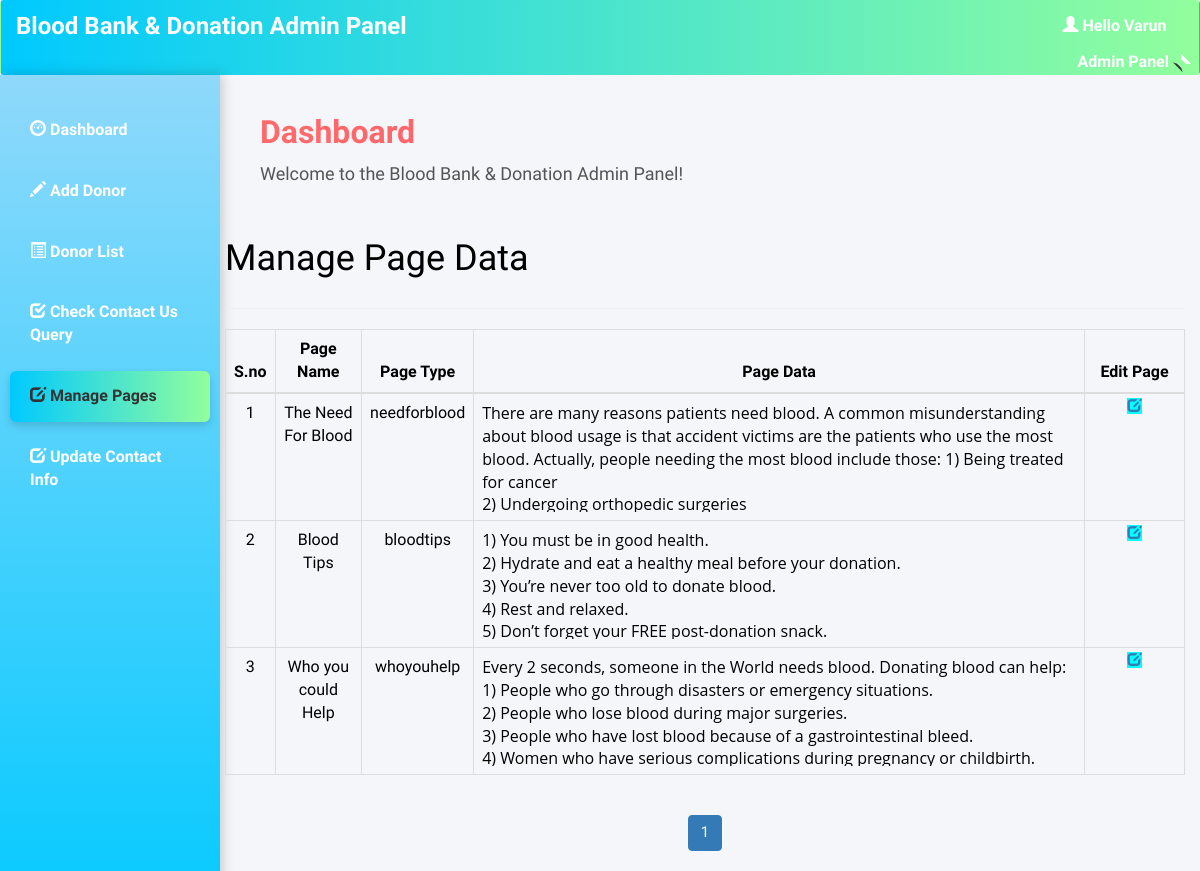
Screenshot of /admin/pages.php (signed in) with the database file from the repository.
### tables this page shows
create table pages(
page_id int NOT NULL auto_increment UNIQUE,
page_name varchar(255) NOT NULL,
page_type varchar(255) NOT NULL,
page_data longtext NOT NULL
);

### admin/pages.php (the view, shortened to what this page needs)
<html>
<head>
  <link rel="stylesheet" href="https://maxcdn.bootstrapcdn.com/bootstrap/3.4.1/css/bootstrap.min.css">
</head>
<?php
include 'conn.php';
  if (isset($_SESSION['loggedin']) && $_SESSION['loggedin'] == true) {
  ?>
<body style="color:black">
<div id="header" >
<?php include 'header.php';
?>
</div>
<div id="sidebar">
<?php $active="pages";
 include 'sidebar.php'; ?>
</div>
<div id="content" >
  <div class="content-wrapper">
    <div class="container-fluid">
      <div class="row">
        <div class="col-md-12 lg-12 sm-12">
          <h1 class="page-title">Manage Page Data</h1>
        </div>
      </div>
      <hr>
      <?php
      $limit = 3;
      if(isset($_GET['page'])){
        $page = $_GET['page'];
      }else{
        $page = 1;
      }
      $offset = ($page - 1) * $limit;
      $count=$offset+1;
        $sql= "select * from pages LIMIT {$offset},{$limit} ";
        $result=mysqli_query($conn,$sql);
        if(mysqli_num_rows($result)>0)   {
       ?>
       <div class="table-responsive">
      <table class="table table-bordered" style="text-align:center">
          <thead style="text-align:center">
          <th style="text-align:center">S.no</th>
          <th style="text-align:center">Page Name</th>
          <th style="text-align:center">Page Type</th>
          <th style="text-align:center">Page Data</th>
          <th style="text-align:center">Edit Page</th>
          </thead>
          <tbody>
            <?php
            while($row = mysqli_fetch_assoc($result)) { ?>
          <tr>
                  <td ><?php echo  $count++; ?></td>
                  <td ><?php echo $row['page_name']; ?></td>
                  <td ><?php echo $row['page_type']; ?></td>
                  <td id="example" style="text-align:left"><div style="width:100%; max-height:110px; overflow:auto"><?php echo $row['page_data']; ?></div></td>
                    <td id="he" style="width:100px;">
                    <a style="background-color:aqua" href='update_page_details.php?type=<?php echo $row['page_type'];?>'> <span class="glyphicon glyphicon-edit"></span></a>
                </td>
              </tr>
            <?php } ?>
          </tbody>
      </table>
    </div>
    <?php } ?>
    <div class="table-responsive"style="text-align:center;align:center">
        <?php
        $sql1 = "SELECT * FROM pages";
        $result1 = mysqli_query($conn, $sql1) or die("Query Failed.");
        if(mysqli_num_rows($result1) > 0){
          $total_records = mysqli_num_rows($result1);
          $total_page = ceil($total_records / $limit);
          echo '<ul class="pagination admin-pagination">';
          for($i = 1; $i <= $total_page; $i++){
            if($i == $page){
              $active = "active";
            }else{
              $active = "";
            }
            echo '<li class="'.$active.'"><a href="pages.php?page='.$i.'">'.$i.'</a></li>';
          }
          echo '</ul>';
        }
        ?>
      </div>
  </div>
  </div>
</div>
   <?php }
    ?>
</body>
</html>

### admin/header.php (shortened to what this page needs)
<!DOCTYPE html>
<html lang="en">
<head>
  <link rel="stylesheet" href="https://maxcdn.bootstrapcdn.com/bootstrap/3.4.1/css/bootstrap.min.css">
</head>
<body>
<nav class="navbar">
  <div class="container-fluid">
    <div class="navbar-header">
      <a class="navbar-brand" href="dashboard.php">Blood Bank & Donation Admin Panel</a>
    </div>
    <ul class="nav navbar-nav navbar-right">
      <li class="dropdown">
        <a href="#" class="dropdown-toggle" data-toggle="dropdown">
          <span class="glyphicon glyphicon-user"></span>
          <?php
            include 'conn.php';
            $username = $_SESSION['username'];
            $sql = "SELECT * FROM admin_info WHERE admin_username='$username'";
            $result = mysqli_query($conn, $sql) or die("query failed.");
            $row = mysqli_fetch_assoc($result);
            echo "Hello " . $row['admin_name'];
          ?>
            <div class="dropdown">
              <a class="dropdown-toggle">
                Admin Panel
                <span class="caret"></span>
              </a>
        </div>
      </li>
    </ul>
  </div>
</nav>
</body>
</html>

### admin/sidebar.php (shortened to what this page needs)
<!DOCTYPE html>
<html lang="en">
<head>
  <link rel="stylesheet" href="https://maxcdn.bootstrapcdn.com/bootstrap/3.4.0/css/bootstrap.min.css">
</head>
<body>
<div class="sidebar">
  <a href="dashboard.php" <?php if($active=='dashboard') echo "class='act'"; ?>>
    <span class="glyphicon glyphicon-dashboard"></span> Dashboard
  </a>
  <a href="add_donor.php" <?php if($active=='add') echo "class='act'"; ?>>
    <span class="glyphicon glyphicon-pencil"></span> Add Donor
  </a>
  <a href="donor_list.php" <?php if($active=='list') echo "class='act'"; ?>>
    <span class="glyphicon glyphicon-list-alt"></span> Donor List
  </a>
  <a href="query.php" <?php if($active=='query') echo "class='act'"; ?>>
    <span class="glyphicon glyphicon-check"></span> Check Contact Us Query
  </a>
  <a href="pages.php" <?php if($active=='pages') echo "class='act'"; ?>>
    <span class="glyphicon glyphicon-edit"></span> Manage Pages
  </a>
  <a href="update_contact.php" <?php if($active=='contact') echo "class='act'"; ?>>
    <span class="glyphicon glyphicon-edit"></span> Update Contact Info
  </a>
</div>
</head>
<body>
  <div class="content">
    <h2>Dashboard</h2>
    <p>Welcome to the Blood Bank & Donation Admin Panel! </p>
  </div>
</body>
</html>

### admin/pages.php (style rules this page uses)
#sidebar { position:relative;margin-top:-20px }
#content { position:relative;margin-left:210px }
#he { font-size: 14px; font-weight: 600; text-transform: uppercase; padding: 3px 7px; color: #fff; text-decoration: none; border-radius: 3px; align:center }

### admin/header.php (style rules this page uses)
body { font-family: 'Roboto', sans-serif; background-color: #f5f5f5; color: #333; }
.navbar { background: linear-gradient(90deg, #00C9FF, #92FE9D); border: none; border-radius: 0; }
.navbar .navbar-brand { color: #fff; font-weight: bold; font-size: 24px; }
.navbar-nav > li > a { color: #fff; font-weight: 500; }
.navbar-right .dropdown-toggle { font-weight: bold; color: #fff; }
.sidebar { position: fixed; width: 210px; height: 100%; background-color: #333; padding-top: 20px; color: #fff; }
.sidebar a { padding: 15px; font-size: 16px; color: #ddd; display: block; transition: background 0.3s ease, color 0.3s ease; }
.sidebar a.act { background: linear-gradient(90deg, #00C9FF, #92FE9D); color: #fff; font-weight: bold; }
.dropdown-toggle { color: #333; font-weight: bold; cursor: pointer; padding: 10px; font-size: 16px; transition: color 0.3s ease; }
.caret { margin-left: 5px; border: solid #333; border-width: 0 2px 2px 0; display: inline-block; padding: 3px; transform: rotate(45deg); transition: transform 0.3s ease; }

### admin/sidebar.php (style rules this page uses)
body { margin: 0; font-family: 'Averia Gruesa Libre', sans-serif; font-size: 15px; color: #333; background-color: #f4f6f9; }
.sidebar { width: 220px; height: 100%; position: fixed; background: linear-gradient(180deg, #8fd9fb, #00c9ff); padding-top: 20px; box-shadow: 2px 0 12px rgba(0, 0, 0, 0.2); overflow: auto; transition: width 0.3s; }
.sidebar a { display: block; color: white; padding: 14px 20px; text-decoration: none; font-weight: bold; font-size: 16px; border-radius: 6px; margin: 10px; transition: background 0.3s, color 0.3s; }
.sidebar a.act { background: linear-gradient(to right, #00C9FF 0%, #92FE9D 100%); color: #333; box-shadow: 0 4px 8px rgba(0, 0, 0, 0.15); font-weight: bold; }
.content { margin-left: 240px; padding: 20px; transition: margin-left 0.3s; }
.content h2 { font-size: 32px; font-weight: bold; color: #333; margin-bottom: 10px; background: linear-gradient(90deg, #ff6b6b, #f94d6a); -webkit-background-clip: text; -webkit-text-fill-color: transparent; }
.content p { font-size: 18px; color: #555; line-height: 1.6; }

### rows the page displays
pages: page_name "The Need For Blood", page_type "needforblood", page_data "There are many reasons patients need blood. A common misunderstanding about blood usage is that accident victims are the patients who use the most blood. Actually, people needing the most blood include those: 1) Being treated for cancer 2) Undergoing orthopedic surgeries"
pages: page_name "Blood Tips", page_type "bloodtips", page_data "1) You must be in good health. 2) Hydrate and eat a healthy meal before your donation. 3) You’re never too old to donate blood. 4) Rest and relaxed. 5) Don’t forget your FREE post-donation snack."
pages: page_name "Who you could Help", page_type "whoyouhelp", page_data "Every 2 seconds, someone in the World needs blood. Donating blood can help: 1) People who go through disasters or emergency situations. 2) People who lose blood during major surgeries. 3) People who have lost blood because of a gastrointestinal bleed. 4) Women who have serious complications during pregnancy or childbirth."

### other values shown
$row['admin_name'] "Varun"
